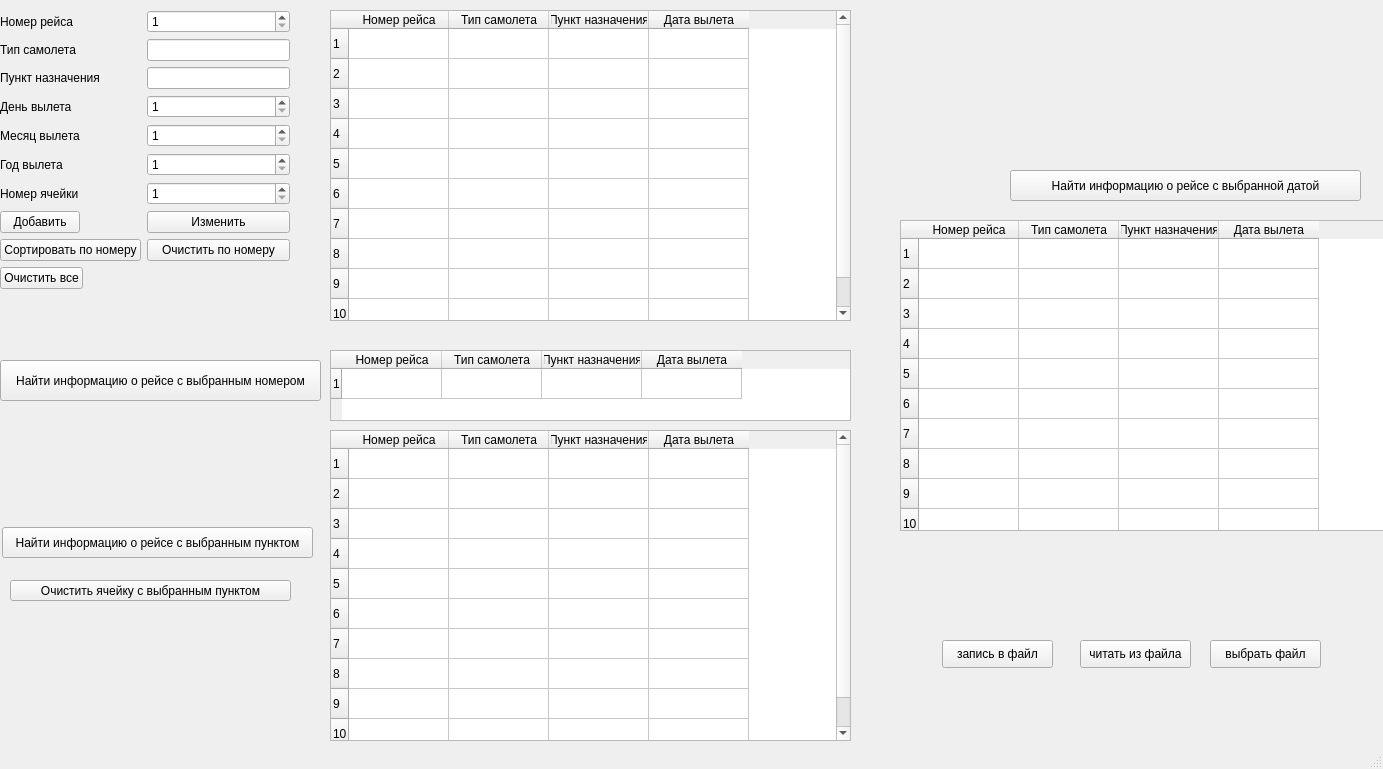
<?xml version="1.0" encoding="UTF-8"?>
<ui version="4.0">
 <class>MainWindow</class>
 <widget class="QMainWindow" name="MainWindow">
  <property name="geometry">
   <rect>
    <x>0</x>
    <y>0</y>
    <width>1383</width>
    <height>769</height>
   </rect>
  </property>
  <property name="windowTitle">
   <string>MainWindow</string>
  </property>
  <widget class="QWidget" name="centralwidget">
   <widget class="QTableWidget" name="tableWidget">
    <property name="geometry">
     <rect>
      <x>330</x>
      <y>10</y>
      <width>521</width>
      <height>311</height>
     </rect>
    </property>
    <row>
     <property name="text">
      <string>1</string>
     </property>
    </row>
    <row>
     <property name="text">
      <string>2</string>
     </property>
    </row>
    <row>
     <property name="text">
      <string>3</string>
     </property>
    </row>
    <row>
     <property name="text">
      <string>4</string>
     </property>
    </row>
    <row>
     <property name="text">
      <string>5</string>
     </property>
    </row>
    <row>
     <property name="text">
      <string>6</string>
     </property>
    </row>
    <row>
     <property name="text">
      <string>7</string>
     </property>
    </row>
    <row>
     <property name="text">
      <string>8</string>
     </property>
    </row>
    <row>
     <property name="text">
      <string>9</string>
     </property>
    </row>
    <row>
     <property name="text">
      <string>10</string>
     </property>
    </row>
    <column>
     <property name="text">
      <string>Номер рейса</string>
     </property>
    </column>
    <column>
     <property name="text">
      <string>Тип самолета</string>
     </property>
    </column>
    <column>
     <property name="text">
      <string>Пункт назначения</string>
     </property>
    </column>
    <column>
     <property name="text">
      <string>Дата вылета</string>
     </property>
    </column>
   </widget>
   <widget class="QWidget" name="layoutWidget">
    <property name="geometry">
     <rect>
      <x>0</x>
      <y>10</y>
      <width>290</width>
      <height>311</height>
     </rect>
    </property>
    <layout class="QFormLayout" name="formLayout">
     <item row="0" column="0">
      <widget class="QLabel" name="label">
       <property name="text">
        <string>Номер рейса</string>
       </property>
      </widget>
     </item>
     <item row="0" column="1">
      <widget class="QSpinBox" name="NumberReis">
       <property name="minimum">
        <number>1</number>
       </property>
       <property name="maximum">
        <number>1000</number>
       </property>
      </widget>
     </item>
     <item row="1" column="0">
      <widget class="QLabel" name="label_2">
       <property name="text">
        <string>Тип самолета</string>
       </property>
      </widget>
     </item>
     <item row="1" column="1">
      <widget class="QLineEdit" name="typePlane"/>
     </item>
     <item row="2" column="0">
      <widget class="QLabel" name="label_3">
       <property name="text">
        <string>Пункт назначения</string>
       </property>
      </widget>
     </item>
     <item row="2" column="1">
      <widget class="QLineEdit" name="distanation"/>
     </item>
     <item row="3" column="0">
      <widget class="QLabel" name="label_4">
       <property name="text">
        <string>День вылета</string>
       </property>
      </widget>
     </item>
     <item row="3" column="1">
      <widget class="QSpinBox" name="day">
       <property name="minimum">
        <number>1</number>
       </property>
       <property name="maximum">
        <number>31</number>
       </property>
      </widget>
     </item>
     <item row="4" column="0">
      <widget class="QLabel" name="label_5">
       <property name="text">
        <string>Месяц вылета</string>
       </property>
      </widget>
     </item>
     <item row="4" column="1">
      <widget class="QSpinBox" name="month">
       <property name="minimum">
        <number>1</number>
       </property>
       <property name="maximum">
        <number>12</number>
       </property>
      </widget>
     </item>
     <item row="5" column="0">
      <widget class="QLabel" name="label_6">
       <property name="text">
        <string>Год вылета</string>
       </property>
      </widget>
     </item>
     <item row="5" column="1">
      <widget class="QSpinBox" name="year">
       <property name="minimum">
        <number>1</number>
       </property>
       <property name="maximum">
        <number>2022</number>
       </property>
      </widget>
     </item>
     <item row="6" column="0">
      <widget class="QLabel" name="label_7">
       <property name="text">
        <string>Номер ячейки</string>
       </property>
      </widget>
     </item>
     <item row="6" column="1">
      <widget class="QSpinBox" name="spinBox_4">
       <property name="minimum">
        <number>1</number>
       </property>
      </widget>
     </item>
     <item row="7" column="0">
      <widget class="QPushButton" name="add">
       <property name="text">
        <string>Добавить</string>
       </property>
      </widget>
     </item>
     <item row="7" column="1">
      <widget class="QPushButton" name="change">
       <property name="text">
        <string>Изменить</string>
       </property>
      </widget>
     </item>
     <item row="8" column="0">
      <widget class="QPushButton" name="sort">
       <property name="text">
        <string>Сортировать по номеру</string>
       </property>
      </widget>
     </item>
     <item row="8" column="1">
      <widget class="QPushButton" name="del">
       <property name="text">
        <string>Очистить по номеру</string>
       </property>
      </widget>
     </item>
     <item row="9" column="0">
      <widget class="QPushButton" name="delAll">
       <property name="text">
        <string>Очистить все</string>
       </property>
      </widget>
     </item>
    </layout>
   </widget>
   <widget class="QTableWidget" name="tableWidget_2">
    <property name="geometry">
     <rect>
      <x>330</x>
      <y>350</y>
      <width>521</width>
      <height>71</height>
     </rect>
    </property>
    <row>
     <property name="text">
      <string>1</string>
     </property>
    </row>
    <column>
     <property name="text">
      <string>Номер рейса</string>
     </property>
    </column>
    <column>
     <property name="text">
      <string>Тип самолета</string>
     </property>
    </column>
    <column>
     <property name="text">
      <string>Пункт назначения</string>
     </property>
    </column>
    <column>
     <property name="text">
      <string>Дата вылета</string>
     </property>
    </column>
   </widget>
   <widget class="QLabel" name="label_8">
    <property name="geometry">
     <rect>
      <x>120</x>
      <y>420</y>
      <width>56</width>
      <height>16</height>
     </rect>
    </property>
    <property name="text">
     <string/>
    </property>
   </widget>
   <widget class="QPushButton" name="pushButton">
    <property name="geometry">
     <rect>
      <x>0</x>
      <y>360</y>
      <width>321</width>
      <height>41</height>
     </rect>
    </property>
    <property name="text">
     <string>Найти информацию о рейсе с выбранным номером</string>
    </property>
   </widget>
   <widget class="QTableWidget" name="tableWidget_3">
    <property name="geometry">
     <rect>
      <x>330</x>
      <y>430</y>
      <width>521</width>
      <height>311</height>
     </rect>
    </property>
    <row>
     <property name="text">
      <string>1</string>
     </property>
    </row>
    <row>
     <property name="text">
      <string>2</string>
     </property>
    </row>
    <row>
     <property name="text">
      <string>3</string>
     </property>
    </row>
    <row>
     <property name="text">
      <string>4</string>
     </property>
    </row>
    <row>
     <property name="text">
      <string>5</string>
     </property>
    </row>
    <row>
     <property name="text">
      <string>6</string>
     </property>
    </row>
    <row>
     <property name="text">
      <string>7</string>
     </property>
    </row>
    <row>
     <property name="text">
      <string>8</string>
     </property>
    </row>
    <row>
     <property name="text">
      <string>9</string>
     </property>
    </row>
    <row>
     <property name="text">
      <string>10</string>
     </property>
    </row>
    <column>
     <property name="text">
      <string>Номер рейса</string>
     </property>
    </column>
    <column>
     <property name="text">
      <string>Тип самолета</string>
     </property>
    </column>
    <column>
     <property name="text">
      <string>Пункт назначения</string>
     </property>
    </column>
    <column>
     <property name="text">
      <string>Дата вылета</string>
     </property>
    </column>
   </widget>
   <widget class="QPushButton" name="pushButton_2">
    <property name="geometry">
     <rect>
      <x>2</x>
      <y>527</y>
      <width>311</width>
      <height>31</height>
     </rect>
    </property>
    <property name="text">
     <string>Найти информацию о рейсе с выбранным пунктом</string>
    </property>
   </widget>
   <widget class="QTableWidget" name="tableWidget_4">
    <property name="geometry">
     <rect>
      <x>900</x>
      <y>220</y>
      <width>521</width>
      <height>311</height>
     </rect>
    </property>
    <row>
     <property name="text">
      <string>1</string>
     </property>
    </row>
    <row>
     <property name="text">
      <string>2</string>
     </property>
    </row>
    <row>
     <property name="text">
      <string>3</string>
     </property>
    </row>
    <row>
     <property name="text">
      <string>4</string>
     </property>
    </row>
    <row>
     <property name="text">
      <string>5</string>
     </property>
    </row>
    <row>
     <property name="text">
      <string>6</string>
     </property>
    </row>
    <row>
     <property name="text">
      <string>7</string>
     </property>
    </row>
    <row>
     <property name="text">
      <string>8</string>
     </property>
    </row>
    <row>
     <property name="text">
      <string>9</string>
     </property>
    </row>
    <row>
     <property name="text">
      <string>10</string>
     </property>
    </row>
    <column>
     <property name="text">
      <string>Номер рейса</string>
     </property>
    </column>
    <column>
     <property name="text">
      <string>Тип самолета</string>
     </property>
    </column>
    <column>
     <property name="text">
      <string>Пункт назначения</string>
     </property>
    </column>
    <column>
     <property name="text">
      <string>Дата вылета</string>
     </property>
    </column>
   </widget>
   <widget class="QPushButton" name="pushButton_3">
    <property name="geometry">
     <rect>
      <x>1010</x>
      <y>170</y>
      <width>351</width>
      <height>31</height>
     </rect>
    </property>
    <property name="text">
     <string>Найти информацию о рейсе с выбранной датой</string>
    </property>
   </widget>
   <widget class="QPushButton" name="pushButton_4">
    <property name="geometry">
     <rect>
      <x>10</x>
      <y>580</y>
      <width>281</width>
      <height>21</height>
     </rect>
    </property>
    <property name="text">
     <string>Очистить ячейку с выбранным пунктом</string>
    </property>
   </widget>
   <widget class="QPushButton" name="FileWrite">
    <property name="geometry">
     <rect>
      <x>942</x>
      <y>640</y>
      <width>111</width>
      <height>28</height>
     </rect>
    </property>
    <property name="text">
     <string>запись в файл</string>
    </property>
   </widget>
   <widget class="QPushButton" name="ReadFromFile">
    <property name="geometry">
     <rect>
      <x>1080</x>
      <y>640</y>
      <width>111</width>
      <height>28</height>
     </rect>
    </property>
    <property name="text">
     <string>читать из файла</string>
    </property>
   </widget>
   <widget class="QPushButton" name="ChooseFile">
    <property name="geometry">
     <rect>
      <x>1210</x>
      <y>640</y>
      <width>111</width>
      <height>28</height>
     </rect>
    </property>
    <property name="text">
     <string>выбрать файл</string>
    </property>
   </widget>
  </widget>
  <widget class="QMenuBar" name="menubar">
   <property name="geometry">
    <rect>
     <x>0</x>
     <y>0</y>
     <width>1383</width>
     <height>26</height>
    </rect>
   </property>
  </widget>
  <widget class="QStatusBar" name="statusbar"/>
 </widget>
 <resources/>
 <connections/>
</ui>
